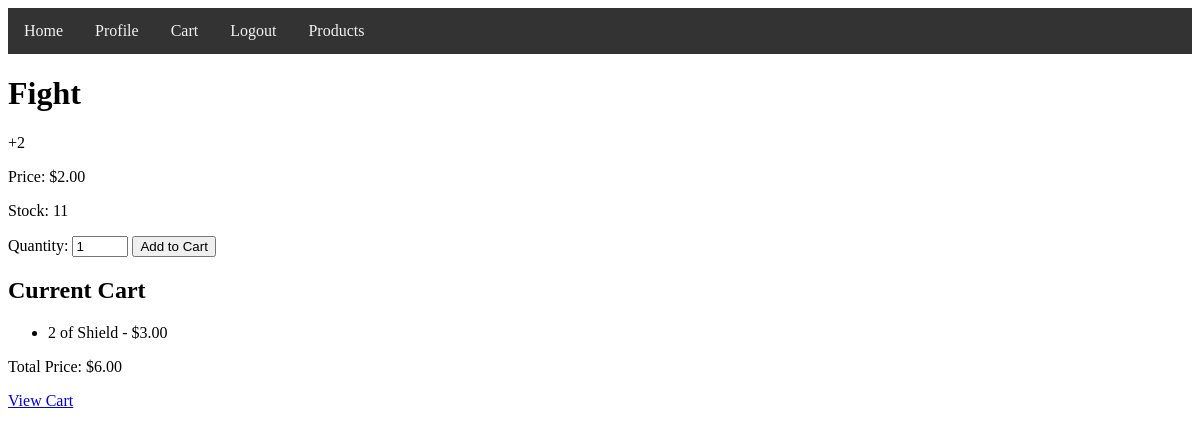
The app's page /products/1/ (signed in), older data.
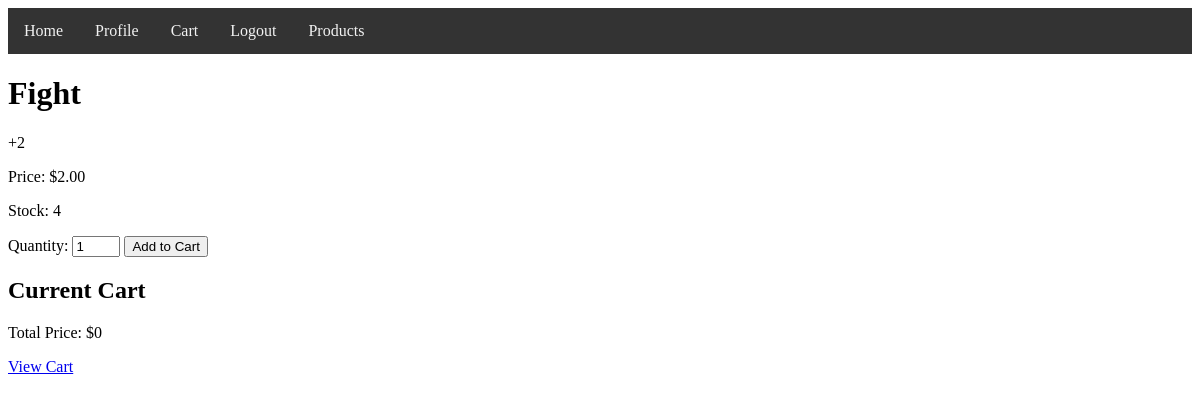
The same page, newer data.
### shop/models.py (models this page shows, shortened)
class Product(models.Model):
    name = models.CharField(max_length=255)
    description = models.TextField()
    price = models.DecimalField(max_digits=10, decimal_places=2)
    stock = models.PositiveIntegerField()

class CartItem(models.Model):
    user = models.ForeignKey(User, on_delete=models.CASCADE)
    product = models.ForeignKey(Product, on_delete=models.CASCADE)
    quantity = models.PositiveIntegerField(default=1)

### shop/views.py (the view)
# urls.py: path('products/<int:product_id>/', views.product_detail, name='product_detail'),
def product_detail(request, product_id):
    product = get_object_or_404(Product, pk=product_id)
    cart_items = CartItem.objects.filter(user=request.user) if request.user.is_authenticated else []
    total_price = sum(item.product.price * item.quantity for item in cart_items)
    return render(request, 'shop/product_detail.html', {
        'product': product,
        'cart_items': cart_items,
        'total_price': total_price
    })

### shop/templates/shop/product_detail.html (shortened to what this page needs)
{% extends 'shop/base.html' %}
{% block content %}
<h1>{{ product.name }}</h1>
<p>{{ product.description }}</p>
<p>Price: ${{ product.price }}</p>
<p>Stock: {{ product.stock }}</p>
<form method="post" action="{% url 'add_to_cart' product.id %}">
    <label for="quantity">Quantity:</label>
    <input type="number" id="quantity" name="quantity" value="1" min="1" max="{{ product.stock }}">
    <button type="submit">Add to Cart</button>
</form>
<h2>Current Cart</h2>
<ul>
    {% for item in cart_items %}
        <li>{{ item.quantity }} of {{ item.product.name }} - ${{ item.product.price }}</li>
    {% endfor %}
</ul>
<p>Total Price: ${{ total_price }}</p>
<a href="{% url 'cart' %}">View Cart</a>
{% endblock %}

Row changes from the older to the newer data that the page shows:
removed CartItem: quantity "2", product.name "Shield", product.price "3.00"
changed Product "Fight": stock "11" → "4"
Text that changed along with them:
{{ total_price }}: "6.00" → "0"
